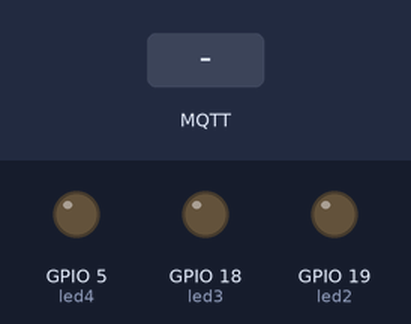
The sketch below on a simulated ESP32. Shown: output pins drawn as LEDs (lit = HIGH). Inputs (shaded band) come from the test bench. WiFi joins after 1.5 s; servers stay silent unless stated; no MQTT or app messages arrive unless stated; what the sketch prints to the serial monitor is not drawn.

Above: at 2.7 s.
2.8 s: MQTT message "off" arrives on the first subscribed topic
At 3.6 s:
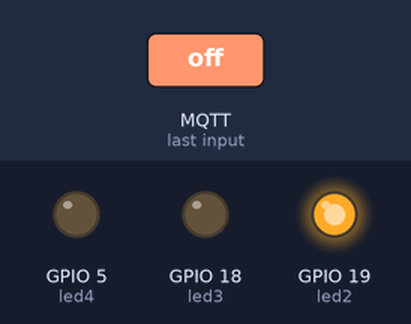
4.3 s: MQTT message "off" arrives on the second subscribed topic
At 4.7 s:
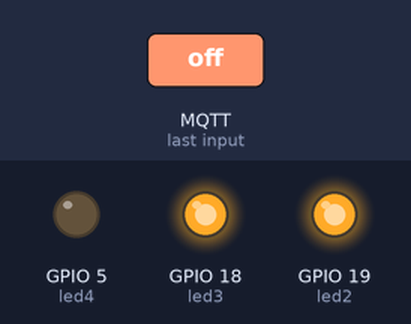
5.8 s: MQTT message "on" arrives on the first subscribed topic
At 7.0 s:
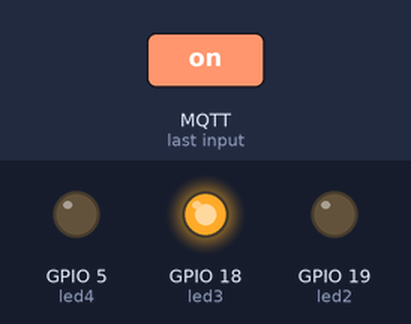
7.3 s: MQTT message "off" arrives on the third subscribed topic
At 8.2 s:
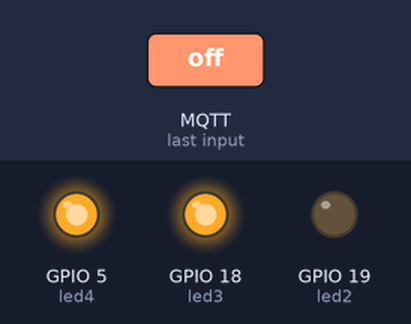
8.8 s: MQTT message "on" arrives on the second subscribed topic
At 9.3 s:
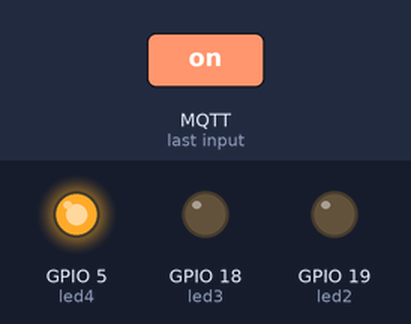
10.3 s: MQTT message "on" arrives on the third subscribed topic
At 11.7 s:
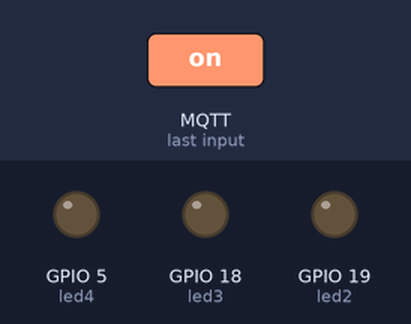
Timing chart, 0 to 12.8 s (numbered marks = the images above; inputs shaded):
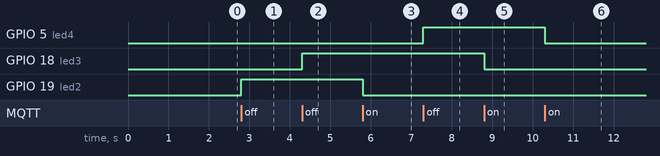

Measured:
- after the input at 2.8 s, GPIO 19 (led2): LOW → HIGH at once
- after the input at 4.3 s, GPIO 18 (led3): LOW → HIGH at once
- after the input at 5.8 s, GPIO 19 (led2): HIGH → LOW at once
- after the input at 7.3 s, GPIO 5 (led4): LOW → HIGH at once
- after the input at 8.8 s, GPIO 18 (led3): HIGH → LOW at once
- after the input at 10.3 s, GPIO 5 (led4): HIGH → LOW at once

The sketch:

esp32_netpie_led234.ino
```cpp
#include <WiFi.h>
#include <PubSubClient.h>
#define led2 19
#define led3 18
#define led4 5

const char* ssid = "it1";
const char* password = "sbtvc2565";
const char* mqtt_server = "broker.netpie.io";
const int mqtt_port = 1883;
const char* mqtt_Client = "982e3b69-54e7-4aae-87dc-4873a1bdb907";
const char* mqtt_username = "gz4hxpo4EDYYm5vcvGTMCHJyvifNLyDM";
const char* mqtt_password = "*xmaYqcUeMHNPJ*5-QFwoIOhC6NsGWsH";

WiFiClient espClient;
PubSubClient client(espClient);

void reconnect() {
while (!client.connected()) {
Serial.print("Attempting MQTT connection...");
if (client.connect(mqtt_Client, mqtt_username, mqtt_password)) {
Serial.println("connected");
client.subscribe("@msg/esp32/led2");
client.subscribe("@msg/esp32/led3");
client.subscribe("@msg/esp32/led4");
}
else {
Serial.print("failed, rc=");
Serial.print(client.state());
Serial.println("try again in 5 seconds");
delay(5000);
}
}
}

void callback(char* topic, byte* payload, unsigned int length) {
Serial.print("Message arrived [");
Serial.print(topic);
Serial.print("] ");
String message;
for (int i = 0; i < length; i++) {
message = message + (char)payload[i];
}
Serial.println(message);
if (String(topic) == "@msg/esp32/led2" ){
  if (message == "on"){
    digitalWrite(led2, 0);
    Serial.println("Led2 ON");
  }
  else if (message == "off"){
    digitalWrite(led2, 1);
    Serial.println("Led2 OFF");
  }
}
if (String(topic) == "@msg/esp32/led3" ){
  if (message == "on"){
    digitalWrite(led3, 0);
    Serial.println("Led2 ON");
  }
  else if (message == "off"){
    digitalWrite(led3, 1);
    Serial.println("Led2 OFF");
  }
}
if (String(topic) == "@msg/esp32/led4" ){
  if (message == "on"){
    digitalWrite(led4, 0);
    Serial.println("Led4 ON");
  }
  else if (message == "off"){
    digitalWrite(led4, 1);
    Serial.println("Led4 OFF");
  }
}
}

void setup() {
Serial.begin(9600);
pinMode(led2,OUTPUT);
pinMode(led3,OUTPUT);
pinMode(led4,OUTPUT);
Serial.println();
Serial.print("Connecting to ");
Serial.println(ssid);
WiFi.begin(ssid, password);
while (WiFi.status() != WL_CONNECTED) {
delay(500);
Serial.print(".");
}
Serial.println("");
Serial.println("WiFi connected");
Serial.println("IP address: ");
Serial.println(WiFi.localIP());
client.setServer(mqtt_server, mqtt_port);
client.setCallback(callback);
}

void loop() {

if (!client.connected()) {
reconnect();
}
client.loop();

}
```
